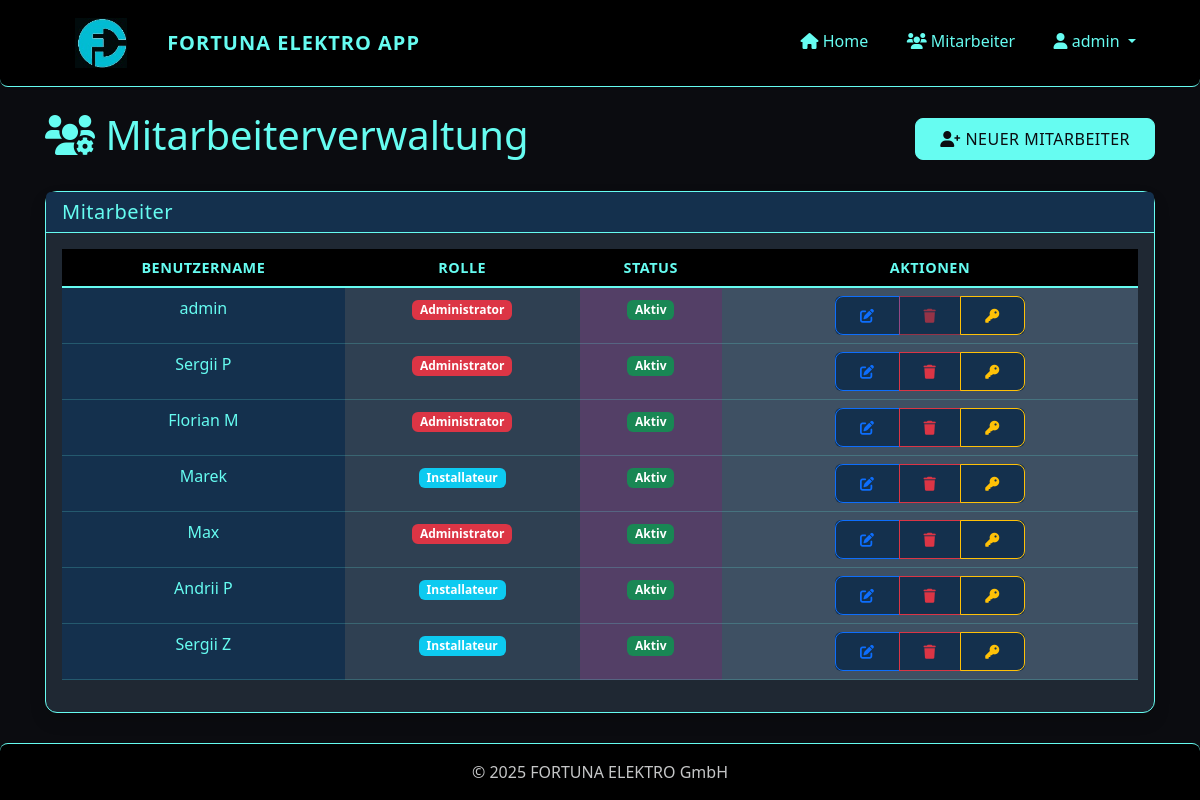
Before: /admin/users (signed in) with the older database file.
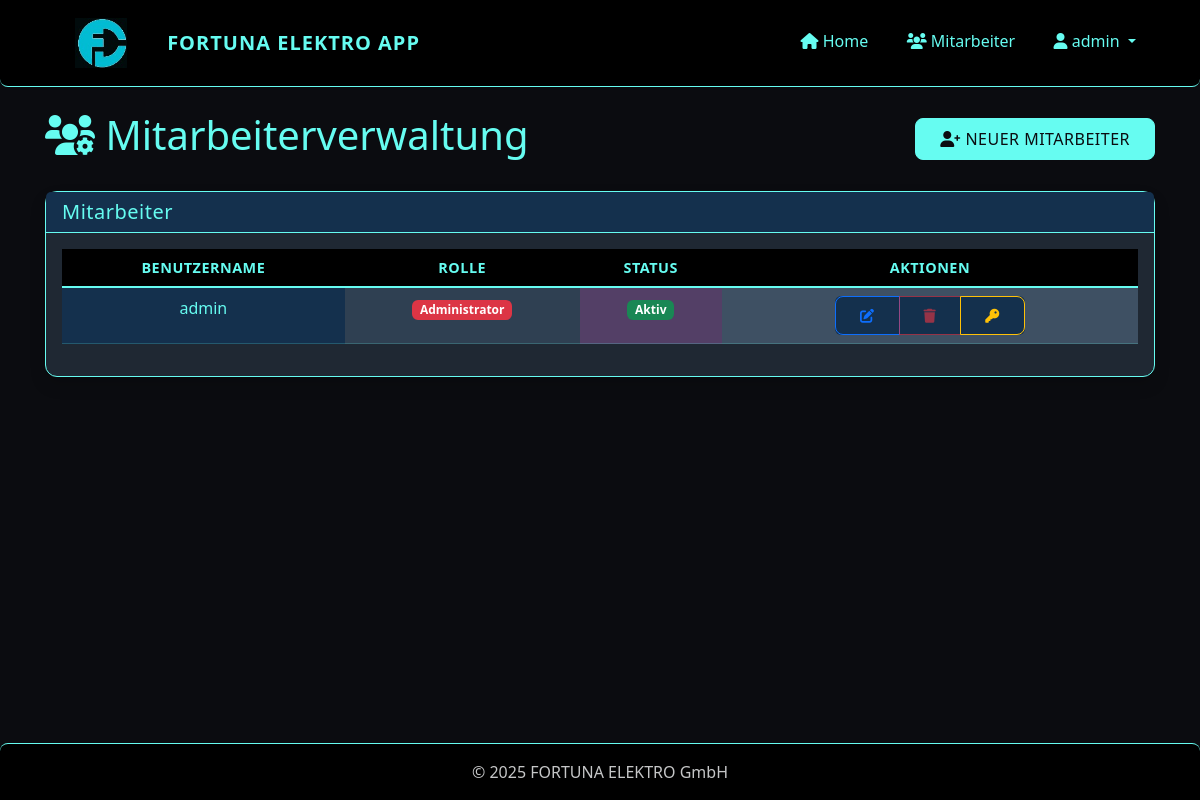
After: the same page with the newer database file.
### app/models/user.py (models this page shows, shortened)
class User(UserMixin, db.Model):
    id = db.Column(db.Integer, primary_key=True)
    username = db.Column(db.String(64), unique=True, nullable=False)
    password_hash = db.Column(db.String(128), nullable=False)
    role = db.Column(db.String(20), nullable=False, default='installateur')  # 'admin' oder 'installateur'
    is_active = db.Column(db.Boolean, default=True)
    created_at = db.Column(db.DateTime, default=datetime.utcnow)
    projects = db.relationship('Project', backref='creator', lazy='dynamic')
    files = db.relationship('File', backref='uploader', lazy='dynamic')
    timesheets = db.relationship('Timesheet', backref='employee', lazy='dynamic')
    def is_admin(self):
        return self.role == 'admin'

### app/routes/admin.py (the view)
@admin.route('/admin/users', methods=['GET'])
@login_required
@admin_required
def list_users():
    users = User.query.all()
    add_user_form = AddUserForm()
    edit_user_form = EditUserForm()
    reset_password_form = ResetPasswordForm()
    delete_user_form = DeleteUserForm()
    return render_template('admin/users.html',
                          title='Mitarbeiterverwaltung',
                          users=users,
                          add_user_form=add_user_form,
                          edit_user_form=edit_user_form,
                          reset_password_form=reset_password_form,
                          delete_user_form=delete_user_form,
                          current_user=current_user)

### app/models/user.py (called while the page is built)
@login_manager.user_loader
def load_user(id):
    return User.query.get(int(id))

### app/templates/admin/users.html (shortened to what this page needs)
{% extends "base.html" %}
{% block content %}
<div class="d-flex justify-content-between align-items-center mb-4">
    <h1 style="color: var(--accent)"><i class="fas fa-users-cog"></i> Mitarbeiterverwaltung</h1>
    <button type="button" class="btn btn-primary" data-bs-toggle="modal" data-bs-target="#addUserModal">
        <i class="fas fa-user-plus"></i> Neuer Mitarbeiter
    </button>
</div>
<div class="card shadow mb-4">
    <div class="card-header" style="background-color: #14304d; color: var(--accent)">
        <h5 class="mb-0">Mitarbeiter</h5>
    </div>
    <div class="card-body">
        {% if users %}
        <div class="table-responsive">
            <table class="table table-hover text-center">
                <thead>
                    <tr>
                        <th class="text-center">Benutzername</th>
                        <th class="text-center">Rolle</th>
                        <th class="text-center">Status</th>
                        <th class="text-center">Aktionen</th>
                    </tr>
                </thead>
                <tbody>
                    {% for user in users %}
                    <tr>
                        <td class="text-center" style="background-color: #14304d; color: var(--accent)">{{ user.username }}</td>
                        <td class="text-center" style="background-color:  #2f4052">
                            {% if user.role == 'admin' %}
                            <span class="badge bg-danger">Administrator</span>
                            {% else %}
                            <span class="badge bg-info">Installateur</span>
                            {% endif %}
                        </td>
                        <td class="text-center" style="background-color: #533f66">
                            {% if user.is_active %}
                            <span class="badge bg-success">Aktiv</span>
                            {% else %}
                            <span class="badge bg-secondary">Inaktiv</span>
                            {% endif %}
                        </td>
                        <td class="text-center" style="background-color:  #3e5063">
                            <div class="btn-group" style="background-color: #14304d">
                                <button type="button" class="btn btn-sm btn-outline-primary"
                                        onclick="editUser('{{ user.id }}', '{{ user.username }}', {{ 'true' if user.role == 'admin' else 'false' }}, {{ 'true' if user.is_active else 'false' }})">
                                    <i class="fas fa-edit"></i>
                                </button>
                                <button type="button" class="btn btn-sm btn-outline-danger"
                                        {% if user.id == current_user.id %}disabled{% endif %}
                                        data-bs-toggle="modal" data-bs-target="#deleteUserModal"
                                        data-user-id="{{ user.id }}" data-username="{{ user.username }}">
                                    <i class="fas fa-trash"></i>
                                </button>
                                <button type="button" class="btn btn-sm btn-outline-warning"
                                        data-bs-toggle="modal" data-bs-target="#resetPasswordModal"
                                        data-user-id="{{ user.id }}" data-username="{{ user.username }}">
                                    <i class="fas fa-key"></i>
                                </button>
                            </div>
                        </td>
                    </tr>
                    {% endfor %}
                </tbody>
            </table>
        </div>
        {% else %}
        <div class="alert alert-info">
            <i class="fas fa-info-circle"></i> Keine Mitarbeiter gefunden.
        </div>
        {% endif %}
    </div>
</div>
{% endblock %}

### app/templates/base.html (shortened to what this page needs)
<!DOCTYPE html>
<html lang="de">
<head>
    <link href="https://cdn.jsdelivr.net/npm/bootstrap@5.3.0/dist/css/bootstrap.min.css" rel="stylesheet">
    <link rel="stylesheet" href="https://cdnjs.cloudflare.com/ajax/libs/font-awesome/6.0.0/css/all.min.css">
    <link rel="stylesheet" href="{{ url_for('static', filename='css/style.css') }}">
</head>
<body>
<nav class="navbar navbar-expand-lg navbar-dark mb-4">
    <div class="container position-relative">
        <a class="navbar-brand d-flex align-items-center" href="{{ url_for('dashboard.index') }}">
            <img src="{{ url_for('static', filename='img/logo.jpg') }}" alt="Fortuna Elektro Logo"
                 style="height: 50px; width: auto; max-height: 90%; margin-right: 40px; margin-left: 30px;">
            <span style="color: var(--accent)">FORTUNA ELEKTRO APP</span>
        </a>
        <div class="collapse navbar-collapse" id="navbarNav">
            <ul class="navbar-nav ms-auto">
                {% if current_user.is_authenticated %}
                    <li class="nav-item">
                        <a class="nav-link" href="{{ url_for('dashboard.index') }}">
                            <i class="fas fa-home"></i> Home
                        </a>
                    </li>
                    {% if current_user.is_admin() %}
                        <li class="nav-item">
                            <a class="nav-link" href="{{ url_for('admin.list_users') }}">
                                <i class="fas fa-users"></i> Mitarbeiter
                            </a>
                        </li>
                    {% endif %}
                    <li class="nav-item dropdown">
                        <a class="nav-link dropdown-toggle" href="#" role="button" data-bs-toggle="dropdown">
                            <i class="fas fa-user"></i> {{ current_user.username }}
                        </a>
                    </li>
                {% else %}
                    <li class="nav-item">
                        <a class="nav-link" href="{{ url_for('auth.login') }}">
                            <i class="fas fa-sign-in-alt"></i> Anmelden
                        </a>
                    </li>
                {% endif %}
            </ul>
        </div>
    </div>
</nav>
    <div class="container mb-5">
        {% block content %}{% endblock %}
    </div>
    <footer class="footer mt-auto py-3">
        <div class="container text-center">
            <span class="text-muted">&copy; 2025 FORTUNA ELEKTRO GmbH</span>
        </div>
    </footer>
</body>
</html>

### app/templates/base.html (style rules this page uses)
:root { --primary: #0B0C10; --primary-light: #1F2833; --primary-dark: #000000; --accent: #66FCF1; --accent-light: #45A29E; --success: #45A29E; --danger: #FF3B3B; --warning: #FF8F00; --info: #66FCF1; --light-bg: #1F2833; --card-bg: #0B0C10; --text-dark: #FFFFFF; --text-muted: #C5C6C7; --border-radius-sm: 4px; --border-radius-md: 8px; --border-radius-lg: 12px; }
body { background-color: var(--primary); color: var(--text-white); min-height: 100vh; display: flex; flex-direction: column; max-width: 100%; overflow-x: hidden; }
.navbar { background-color: var(--primary-dark) !important; border-bottom: 1px solid var(--accent); padding: 0.8rem 1rem; border-radius: 0 0 var(--border-radius-md) var(--border-radius-md); }
.navbar-brand { color: var(--accent) !important; font-weight: 700; letter-spacing: 1px; display: flex; align-items: center; padding-left: 0 !important; }
.navbar-brand img { margin-right: 10px; height: 50px; width: auto; max-height: 90%; }
.nav-link { color: var(--accent) !important; position: relative; padding: 0.8rem 1.2rem !important; border-bottom: 3px solid transparent; transition: all 0.3s ease; border-radius: var(--border-radius-sm); }
.container { flex: 1; width: 100%; padding-left: 15px; padding-right: 15px; margin-left: auto; margin-right: auto; }
.footer { position: fixed; bottom: 0; width: 100%; background-color: var(--primary-dark); border-top: 1px solid var(--accent); padding: 1rem 0; border-radius: var(--border-radius-md) var(--border-radius-md) 0 0; }
.footer .text-muted { color: var(--text-muted) !important; }
::placeholder { color: var(--accent-light) !important; opacity: 0.8 !important; }
.btn { border-radius: var(--border-radius-md); padding: 0.5rem 1.5rem; transition: all 0.3s ease; text-transform: uppercase; letter-spacing: 0.5px; font-weight: 500; }
.btn-primary { background-color: var(--accent); border-color: var(--accent); color: var(--primary); }
.card { background-color: var(--primary-light); border: 1px solid var(--accent); border-radius: var(--border-radius-lg); }
.card-header { background-color: rgba(102, 252, 241, 0.1); border-bottom: 1px solid var(--accent); font-weight: 600; letter-spacing: 0.5px; color: var(--accent); border-radius: var(--border-radius-lg) var(--border-radius-lg) 0 0; }
.card-body, .card-body p, .card-body label, .card-body .form-text, .card-body small { color: #66d9ff !important; }
.table { color: var(--accent); }
.table thead th { background-color: var(--primary-dark); color: var(--accent); border-bottom: 2px solid var(--accent); text-transform: uppercase; letter-spacing: 0.5px; font-size: 0.9rem; font-weight: 600; }
.table tbody tr { border-bottom: 1px solid rgba(102, 252, 241, 0.2); }

Changed rows visible on the page:
removed User: username "Sergii P", role "Administrator", is_active "Aktiv"
removed User: username "Florian M", role "Administrator", is_active "Aktiv"
removed User: username "Marek", role "Installateur", is_active "Aktiv"
removed User: username "Max", role "Administrator", is_active "Aktiv"
removed User: username "Andrii P", role "Installateur", is_active "Aktiv"
removed User: username "Sergii Z", role "Installateur", is_active "Aktiv"
